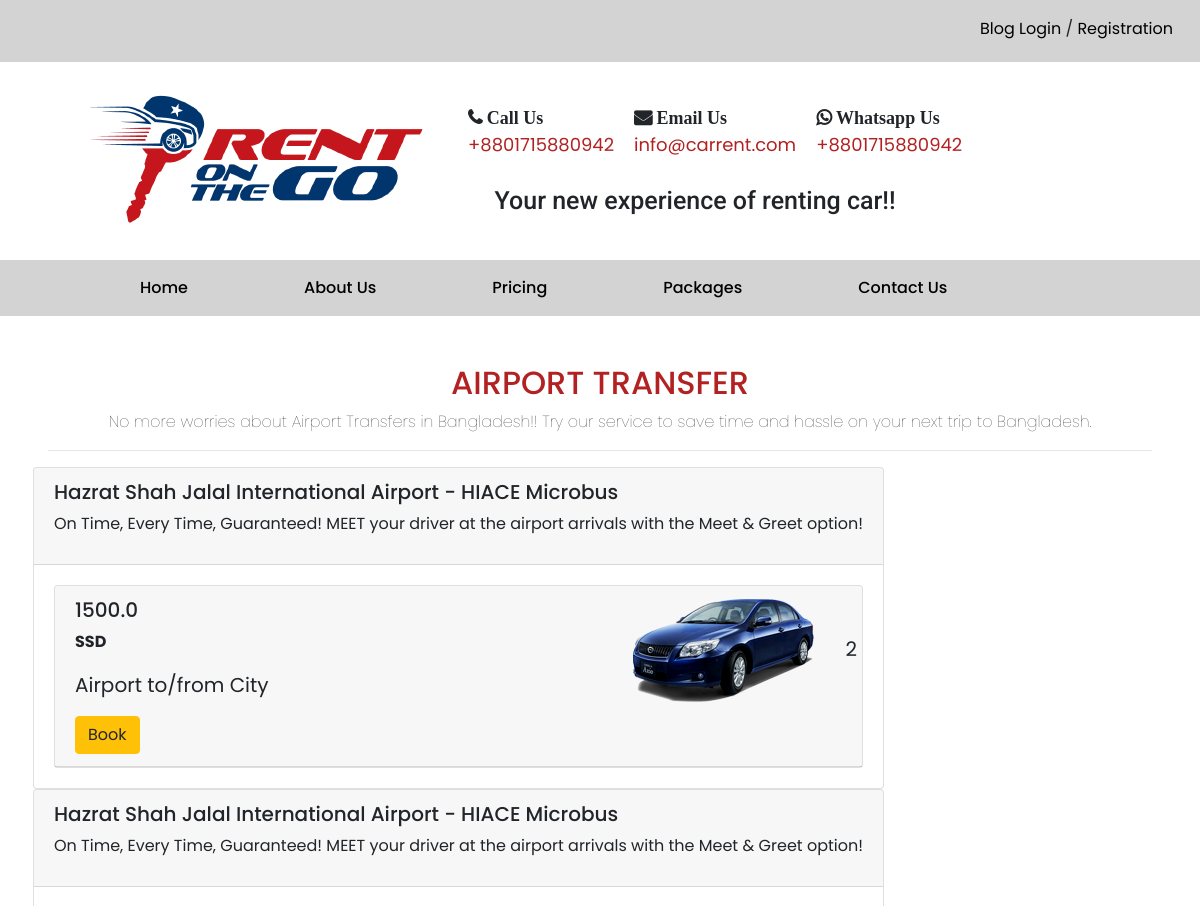
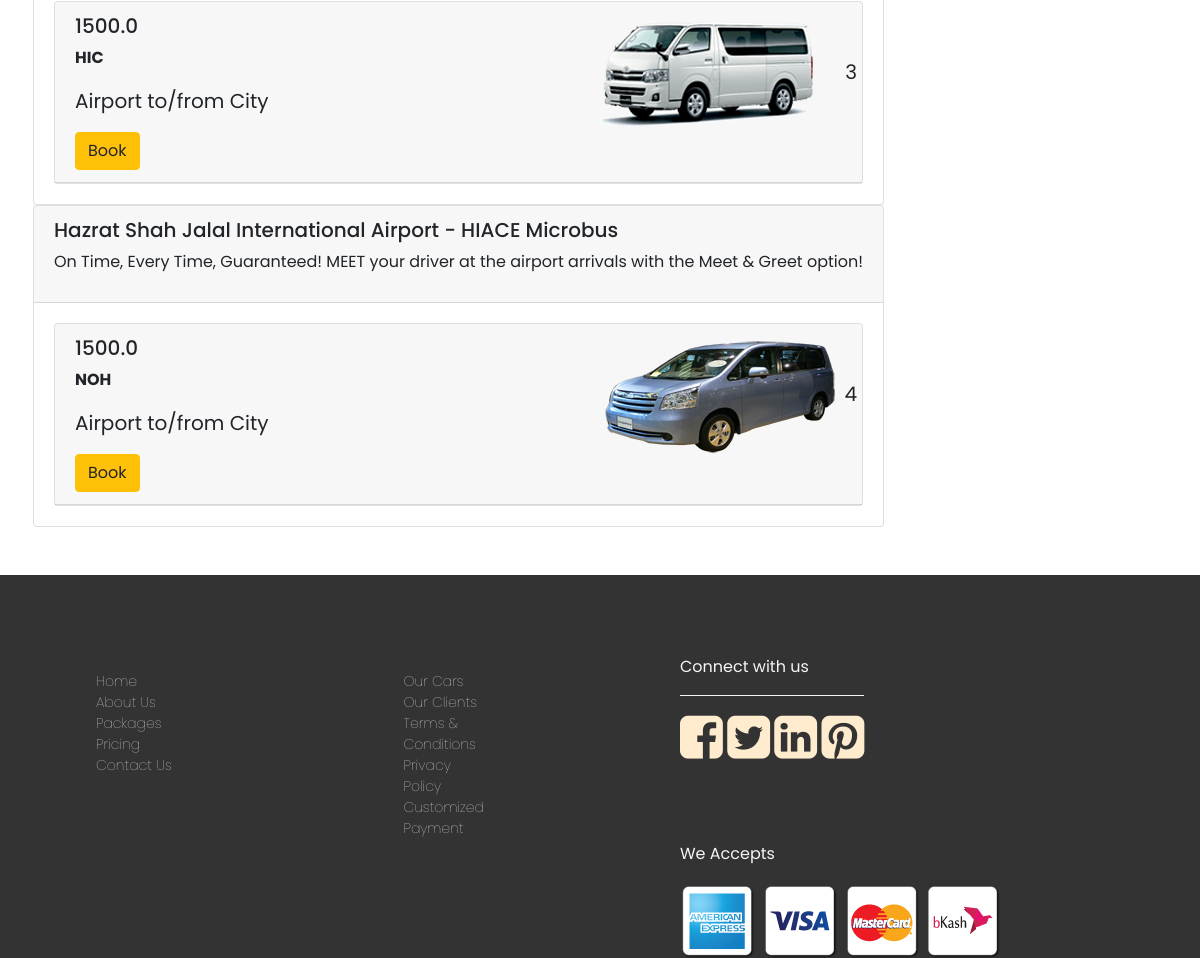
Screenshot of /airport_rent/ with the database file from the repository (2 pictures, top to bottom).
### App_rent/models.py (models this page shows, shortened)
class Rent (models.Model):
    PACKAGES_CATEGORIES = (
        ('AIR','AIRPORT'),
        ('DLD','DAILY-DHAKA'),
        ('DLO','DAILY-OUTSIDE'),
        ('HRL','HOURLY'),
        ('MON','MONTHLY'),
        ('OFC','OFFICE'),
    )
    CAR_CATEGORIES = (
        ('SSD','STANDARD-SEDAN'),
        ('PSD','PREMIUM-SEDAN'),
        ('HIC','HIACE'),
        ('NOH','NOAH'),
        ('AXO','TOYOTA-AXIO'),
        ('ALN','TOYOTA-ALION'),
        ('NHH','NOAH-HYBRID'),
        ('PRM','PREMIO'),
        ('BUS','MINI-BUS'),
        ('CRS','LAND-CRUISER'),
       )
    pack_category = models.CharField(max_length=3,choices=PACKAGES_CATEGORIES)
    car_category = models.CharField(max_length=3,choices=CAR_CATEGORIES)
    price = models.FloatField(default=1500)
    image=models.ImageField(upload_to='images')

### App_rent/views.py (the view)
# urls.py: path('airport_rent/',AirPortRentList,name='Airport-rent'),
def AirPortRentList(request):
    Airport_Rent= Rent.objects.filter(pack_category='AIR')
    return render(request, 'App_rent/Airport_rent.html', context={'Airport_Rent':Airport_Rent})

### templates/App_rent/Airport_rent.html
{% extends "base.html" %} {% block title_block %} rent List {% endblock %}
{%block body_block %}
<div class="about-us">
  <div class="pricing-details-title">
    <h2 style="color: firebrick">AIRPORT TRANSFER</h2>
    <p style="font-weight: lighter">
      No more worries about Airport Transfers in Bangladesh!! Try our service to
      save time and hassle on your next trip to Bangladesh.
    </p>
  </div>
  <hr />
  <div class="product-row">
    {% for airport_rent in Airport_Rent %}
    <div class="row">
      <div class="card">
        <div class="card-header">
          <h5>Hazrat Shah Jalal International Airport - HIACE Microbus</h5>
          <p>
            On Time, Every Time, Guaranteed! MEET your driver at the airport
            arrivals with the Meet & Greet option!
          </p>
        </div>
        <div class="card-body">
          <blockquote class="blockquote mb-0">
            <div class="card">
              <div class="card-header">
                <div class="row">
                  <div class="col">
                    <h5>{{airport_rent.price}}</h5>
                    <p style="font-size: 16px; font-weight: bold">
                      {{airport_rent.car_category}}
                    </p>
                    <p>Airport to/from City</p>
                    <a
                      href="{% url 'App_rent:rent-details' pack_category=airport_rent.pack_category pk=airport_rent.id %}"
                      class="btn btn-warning"
                      >Book</a
                    >
                  </div>
                  <div>
                    <img src="/media/{{airport_rent.image}}" />
                    {{airport_rent.id}}
                  </div>
                </div>
              </div>
            </div>
          </blockquote>
        </div>
      </div>
    </div>
    {% endfor %}
  </div>
</div>
{% endblock %}

### static/base.css (style rules this page uses)
body { font-family: 'Poppins', sans-serif; margin: 0; padding: 0; }
.about-us { margin: 3rem; }
.pricing-details-title { text-align: center; }

### rows the page displays
Rent: price "1500.0", car_category "SSD", image (picture), id "2"
Rent: price "1500.0", car_category "HIC", image (picture), id "3"
Rent: price "1500.0", car_category "NOH", image (picture), id "4"
